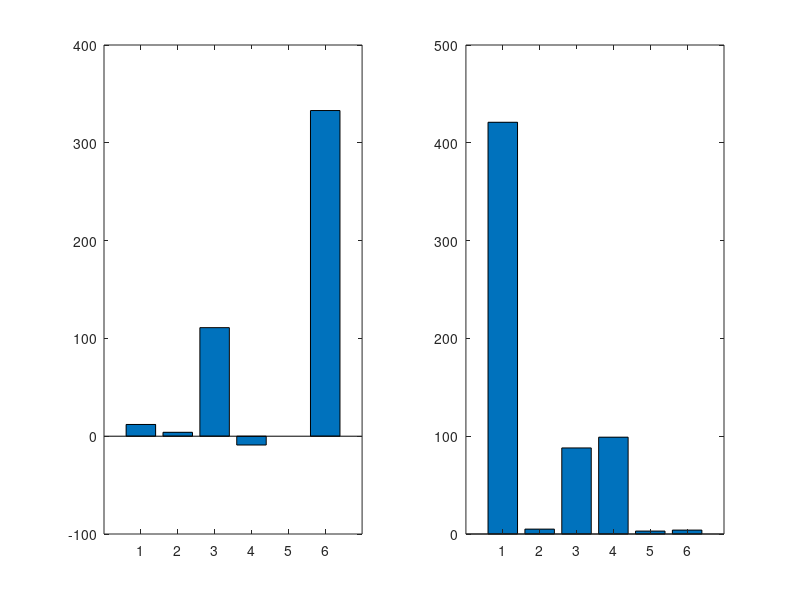

The MATLAB script that drew this image:
fid = fopen('review1.dat');
if fid == -1
    disp('file did not open')
end
aline = fgetl(fid);
count = 0;
while aline ~= -1
    count = count + 1;
    subplot(1,2,count)
    bar(str2num(strrep(aline,'x',' ')))
    aline = fgetl(fid);
end
fclose('all');
